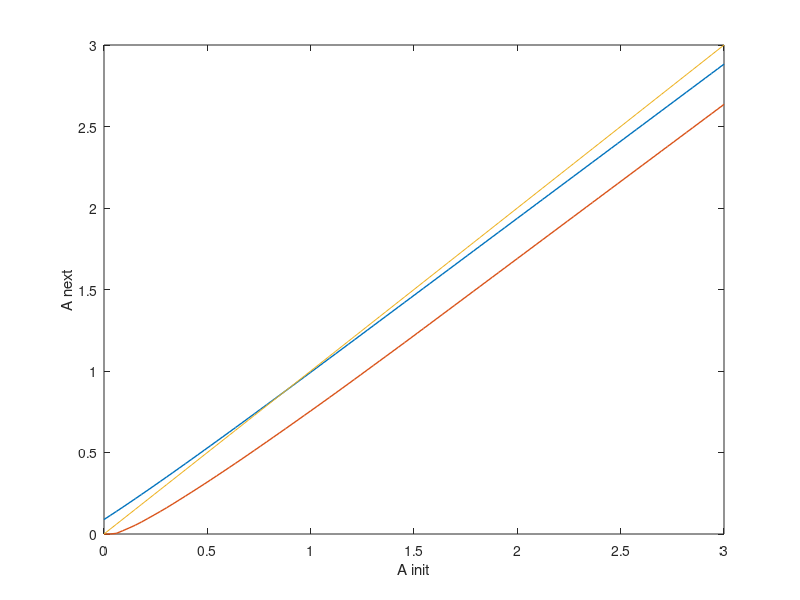

The MATLAB script that drew this image:
%Solve the Household problem with borrowing constraint
%using Coleman Policy iteration
clear
global beta r bbar a y a_grid policy_guess M j;
beta = 0.96; %discount
bbar = 0; %-0.01; %borrowing constraint
r = 0.02; %interest rate

%Stochasticity parameters
epsilon = 0.15;
y_H = 1 + epsilon;
y_L = 1 - epsilon;
amat = [y_H y_L]';
p = 0.8;
M = zeros(2,2); %M for markov transition kernel
M(1,1) = p;
M(2,2) = p;
M(2,1) = 1-p;
M(1,2) = 1-p;


N = 100;%grid size
amin = 0; %grid bounds
amax = 3;
a_grid = linspace(amin,amax,N);
policy_guess = zeros(2,N);
policy_guess(1,:) = 0.5*a_grid;
policy_guess(2,:) = 0.5*a_grid;
policy_new = repmat(policy_guess,1);
a_new = zeros(2,N);

tol = 1e-06;
maxits = 20;
its = 0;

while its < maxits %& max(abs((policy_guess - policy_guess_old))) > tol
    for j = 1:2
        for i = 1:N
            a = a_grid(1,i);
            y = amat(j,1);
            %k1 = fminbnd(@abs(euler_diff_test), kmin, kmax);
            %a1 = fsolve( @(a1) euler_diff_test(a1), 0.5 ); %try 0.5, 1 and 2 for guess point
            a1 = (1+r)*a + y - policy_guess(j,i);
            if a1>= bbar
                c1 = 0;
                for q = 1:2
                    policy_func = interp1(a_grid', policy_guess(q,:), a1, 'linear');
                    c1 = c1 + beta*(1+r)*(1 ./ policy_func)*M(j,q)';        %1/c_t+1
                end
                policy_new(j,i) = 1/c1;
            else
                policy_new(j,i) = (1+r)*a_grid(:,i) + y - bbar;
            end
            
            a_new(j,i) = max(a1, bbar);
            
        end
        
    
    
    end
    %Update the consumption policy, 
    %BUT, note we use partial weighting to assure convergence stability
    policy_guess = 0.8 .* policy_new + 0.2 .* policy_guess;
    
    its = its+1
    
end

figure
plot(a_grid, a_new, 'Linewidth', 1)
xlabel('A init');
ylabel('A next')
hold on
plot(a_grid, a_grid)
hold off

% figure
% plot(a_grid, policy_guess, 'Linewidth', 1.5)
% xlabel('A init');
% ylabel('Optimal Consumption')
% hold on
% plot(a_grid, a_grid)
% hold off